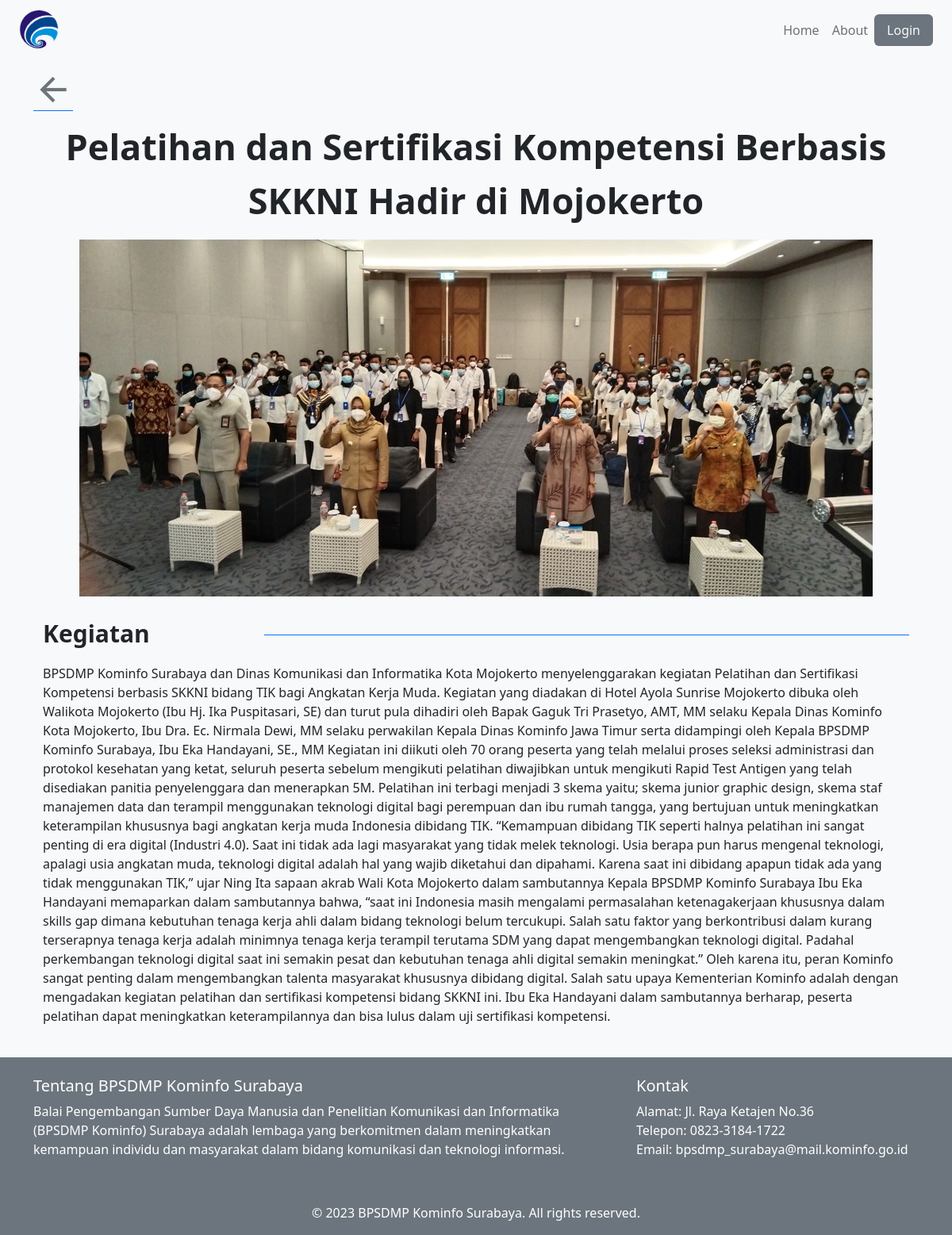
The app's page /detail.php?id=7 with its own data.
### tables this page shows
CREATE TABLE `informasi` (
  `id` int(11) NOT NULL,
  `judul` varchar(150) NOT NULL,
  `isi` text NOT NULL,
  `gambar` varchar(50) NOT NULL
);

### model/informasi_model.php (called while the page is built, shortened)
<?php
function getDataById($db, $id){
    $query = "SELECT * FROM informasi where id = {$id} ";
    return mysqli_query($db, $query);
}

### detail.php (the view, shortened to what this page needs)
<?php
    require "config/db.php";
    require "model/informasi_model.php";
    $id = isset($_GET['id'])? $_GET['id'] : null;
    $data_informasi = getDataById($db, $id);
    $data = mysqli_fetch_assoc($data_informasi);
?>
<html>
	<head>
        <link href="https://cdn.jsdelivr.net/npm/bootstrap@5.2.1/dist/css/bootstrap.min.css" rel="stylesheet">
        <link href="https://cdn.jsdelivr.net/npm/remixicon@2.5.0/fonts/remixicon.css" rel="stylesheet">
        <link rel="stylesheet" href="https://cdnjs.cloudflare.com/ajax/libs/animate.css/4.1.1/animate.min.css">
        <link href="https://unpkg.com/aos@2.3.1/dist/aos.css" rel="stylesheet">
	</head>
	<body class="bg-light">
        <nav class="navbar navbar-expand-lg navbar-light bg-light px-4">
            <a class="navbar-brand" href="#">
                <img src="assets/image/logo BPSDMP.png" alt="Logo" width="50">
            </a>
            <div class="collapse navbar-collapse justify-content-end" id="navbarNav">
                <ul class="navbar-nav">
                <li class="nav-item">
                    <a class="nav-link" href="home.php">Home</a>
                </li>
                <li class="nav-item">
                    <a class="nav-link" href="about.php">About</a>
                </li>
                <li class="nav-item">
                    <a class="nav-link bg-secondary rounded text-light px-3" href="login.php">Login</a>
                </li>
                </ul>
            </div>
        </nav>
        <div class="container">
            <a href="home.php"><i class="ri-arrow-left-line text-secondary" style="font-size: 50px;"></i></a>
            <p
                class="font text-center text-dark"
                data-aos="zoom-in-up"
                style="font-weight: 700; font-size: 45px"
            >
                <?=$data['judul'];?>
            </p>
            <div class="text-center">
                <img src="assets/image/<?=$data['gambar'];?>" class="justify-content-center" data-aos="fade-left"></img>
            </div>
            <div class="container-fluid bg-light my-4" id="portfolio">
                <div class="row">
                    <div class="col-3">
                        <p
                            class="font text-left text-dark"
                            data-aos="zoom-in-up"
                            style="font-weight: 700; font-size: 30px;"
                        >
                        Kegiatan
                        </p>
                    </div>
                    <div class="col-9">
                        <hr class="my-4 text-primary" data-aos="zoom-in-up">
                    </div>
                </div>
                <div class="row" data-aos="zoom-in-up">
                    <p>
                        <?=$data['isi'];?>
                    </p>
                </div>
            </div>
        </div>
        <footer class="bg-secondary text-white">
            <div class="container py-4">
                <div class="row">
                    <div class="col-md-8">
                        <h5>Tentang BPSDMP Kominfo Surabaya</h5>
                        <p>Balai Pengembangan Sumber Daya Manusia dan Penelitian Komunikasi dan Informatika (BPSDMP Kominfo) Surabaya adalah lembaga yang berkomitmen dalam meningkatkan kemampuan individu dan masyarakat dalam bidang komunikasi dan teknologi informasi.</p>
                    </div>
                    <div class="col-md-4">
                        <h5>Kontak</h5>
                        <address>
                            Alamat: Jl. Raya Ketajen No.36<br>
                            Telepon: 0823-3184-1722<br>
                            Email: bpsdmp_surabaya@mail.kominfo.go.id
                        </address>
                    </div>
                </div>
            </div>
            <div class="text-center py-3">
                &copy; 2023 BPSDMP Kominfo Surabaya. All rights reserved.
            </div>
        </footer>
    </body>
	</body>
</html>

### records on screen
informasi: judul "Pelatihan dan Sertifikasi Kompetensi Berbasis SKKNI Hadir di Mojokerto", gambar (picture), isi "BPSDMP Kominfo Surabaya dan Dinas Komunikasi dan Informatika Kota Mojokerto menyelenggarakan kegiatan Pelatihan dan Sertifikasi Kompetensi berbasis SKKNI bidang TIK bagi Angkatan Kerja Muda. Kegiatan yang diadakan di Hotel Ayola Sunrise Mojokerto dibuka oleh Walikota Mojokerto (Ibu Hj. Ika Puspitasari, SE) dan turut pula dihadiri oleh Bapak Gaguk Tri Prasetyo, AMT, MM selaku Kepala Dinas Kominfo Kota Mojokerto, Ibu Dra. Ec. Nirmala Dewi, MM selaku perwakilan Kepala Dinas Kominfo Jawa Timur serta didampingi oleh Kepala BPSDMP Kominfo Surabaya, Ibu Eka Handayani, SE., MM Kegiatan ini diikuti oleh 70 orang peserta yang telah melalui proses seleksi administrasi dan protokol kesehatan yang…"
